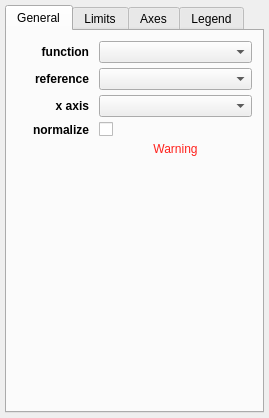
<?xml version="1.0" encoding="UTF-8"?>
<ui version="4.0">
 <class>Widget</class>
 <widget class="QWidget" name="Widget">
  <property name="geometry">
   <rect>
    <x>0</x>
    <y>0</y>
    <width>269</width>
    <height>418</height>
   </rect>
  </property>
  <property name="windowTitle">
   <string>1D Profile</string>
  </property>
  <layout class="QGridLayout" name="gridLayout_5">
   <property name="leftMargin">
    <number>5</number>
   </property>
   <property name="topMargin">
    <number>5</number>
   </property>
   <property name="rightMargin">
    <number>5</number>
   </property>
   <property name="bottomMargin">
    <number>5</number>
   </property>
   <property name="verticalSpacing">
    <number>5</number>
   </property>
   <item row="9" column="2">
    <widget class="QTabWidget" name="tab_widget">
     <property name="currentIndex">
      <number>0</number>
     </property>
     <widget class="QWidget" name="tab">
      <attribute name="title">
       <string>General</string>
      </attribute>
      <layout class="QGridLayout" name="gridLayout_2">
       <property name="leftMargin">
        <number>10</number>
       </property>
       <property name="topMargin">
        <number>10</number>
       </property>
       <property name="rightMargin">
        <number>10</number>
       </property>
       <property name="bottomMargin">
        <number>10</number>
       </property>
       <property name="horizontalSpacing">
        <number>10</number>
       </property>
       <property name="verticalSpacing">
        <number>5</number>
       </property>
       <item row="1" column="1" colspan="2">
        <widget class="QComboBox" name="combosel_reference_data">
         <property name="sizeAdjustPolicy">
          <enum>QComboBox::AdjustToMinimumContentsLength</enum>
         </property>
        </widget>
       </item>
       <item row="8" column="0">
        <spacer name="verticalSpacer_2">
         <property name="orientation">
          <enum>Qt::Vertical</enum>
         </property>
         <property name="sizeHint" stdset="0">
          <size>
           <width>20</width>
           <height>40</height>
          </size>
         </property>
        </spacer>
       </item>
       <item row="2" column="1" colspan="2">
        <widget class="QComboBox" name="combosel_x_att">
         <property name="sizeAdjustPolicy">
          <enum>QComboBox::AdjustToMinimumContentsLength</enum>
         </property>
        </widget>
       </item>
       <item row="7" column="1" colspan="2">
        <widget class="QLabel" name="text_warning">
         <property name="styleSheet">
          <string notr="true">color: rgb(255, 33, 28)</string>
         </property>
         <property name="text">
          <string>Warning</string>
         </property>
         <property name="alignment">
          <set>Qt::AlignCenter</set>
         </property>
         <property name="wordWrap">
          <bool>true</bool>
         </property>
        </widget>
       </item>
       <item row="6" column="0" colspan="3">
        <layout class="QVBoxLayout" name="layout_slices"/>
       </item>
       <item row="2" column="0">
        <widget class="QLabel" name="label_3">
         <property name="font">
          <font>
           <weight>75</weight>
           <bold>true</bold>
          </font>
         </property>
         <property name="text">
          <string>x axis</string>
         </property>
         <property name="alignment">
          <set>Qt::AlignRight|Qt::AlignTrailing|Qt::AlignVCenter</set>
         </property>
        </widget>
       </item>
       <item row="8" column="1" colspan="2">
        <spacer name="horizontalSpacer">
         <property name="orientation">
          <enum>Qt::Horizontal</enum>
         </property>
         <property name="sizeHint" stdset="0">
          <size>
           <width>40</width>
           <height>5</height>
          </size>
         </property>
        </spacer>
       </item>
       <item row="4" column="1">
        <widget class="QCheckBox" name="bool_normalize">
         <property name="text">
          <string/>
         </property>
        </widget>
       </item>
       <item row="0" column="1" colspan="2">
        <widget class="QComboBox" name="combosel_function"/>
       </item>
       <item row="4" column="0">
        <widget class="QLabel" name="label_7">
         <property name="font">
          <font>
           <weight>75</weight>
           <bold>true</bold>
          </font>
         </property>
         <property name="text">
          <string>normalize</string>
         </property>
         <property name="alignment">
          <set>Qt::AlignRight|Qt::AlignTrailing|Qt::AlignVCenter</set>
         </property>
        </widget>
       </item>
       <item row="1" column="0">
        <widget class="QLabel" name="label_6">
         <property name="font">
          <font>
           <weight>75</weight>
           <bold>true</bold>
          </font>
         </property>
         <property name="text">
          <string>reference</string>
         </property>
         <property name="alignment">
          <set>Qt::AlignRight|Qt::AlignTrailing|Qt::AlignVCenter</set>
         </property>
        </widget>
       </item>
       <item row="0" column="0">
        <widget class="QLabel" name="label">
         <property name="font">
          <font>
           <weight>75</weight>
           <bold>true</bold>
          </font>
         </property>
         <property name="text">
          <string>function</string>
         </property>
         <property name="alignment">
          <set>Qt::AlignRight|Qt::AlignTrailing|Qt::AlignVCenter</set>
         </property>
        </widget>
       </item>
      </layout>
     </widget>
     <widget class="QWidget" name="tab_2">
      <attribute name="title">
       <string>Limits</string>
      </attribute>
      <layout class="QGridLayout" name="gridLayout">
       <property name="leftMargin">
        <number>10</number>
       </property>
       <property name="topMargin">
        <number>10</number>
       </property>
       <property name="rightMargin">
        <number>10</number>
       </property>
       <property name="bottomMargin">
        <number>10</number>
       </property>
       <property name="horizontalSpacing">
        <number>10</number>
       </property>
       <property name="verticalSpacing">
        <number>5</number>
       </property>
       <item row="0" column="2">
        <widget class="QToolButton" name="button_flip_x">
         <property name="styleSheet">
          <string notr="true">padding: 0px</string>
         </property>
         <property name="text">
          <string>⇄</string>
         </property>
        </widget>
       </item>
       <item row="1" column="1">
        <widget class="QLineEdit" name="valuetext_y_min"/>
       </item>
       <item row="0" column="3">
        <widget class="QLineEdit" name="valuetext_x_max"/>
       </item>
       <item row="0" column="1">
        <widget class="QLineEdit" name="valuetext_x_min"/>
       </item>
       <item row="0" column="0">
        <widget class="QLabel" name="label_2">
         <property name="font">
          <font>
           <weight>75</weight>
           <bold>true</bold>
          </font>
         </property>
         <property name="text">
          <string>x axis</string>
         </property>
        </widget>
       </item>
       <item row="1" column="0">
        <widget class="QLabel" name="label_5">
         <property name="font">
          <font>
           <weight>75</weight>
           <bold>true</bold>
          </font>
         </property>
         <property name="text">
          <string>y axis</string>
         </property>
        </widget>
       </item>
       <item row="3" column="3">
        <spacer name="verticalSpacer">
         <property name="orientation">
          <enum>Qt::Vertical</enum>
         </property>
         <property name="sizeHint" stdset="0">
          <size>
           <width>20</width>
           <height>40</height>
          </size>
         </property>
        </spacer>
       </item>
       <item row="1" column="3">
        <widget class="QLineEdit" name="valuetext_y_max"/>
       </item>
       <item row="2" column="1" colspan="4">
        <spacer name="horizontalSpacer_2">
         <property name="orientation">
          <enum>Qt::Horizontal</enum>
         </property>
         <property name="sizeHint" stdset="0">
          <size>
           <width>40</width>
           <height>5</height>
          </size>
         </property>
        </spacer>
       </item>
       <item row="1" column="4">
        <widget class="QToolButton" name="bool_y_log">
         <property name="text">
          <string>log</string>
         </property>
         <property name="checkable">
          <bool>true</bool>
         </property>
        </widget>
       </item>
       <item row="0" column="4">
        <widget class="QToolButton" name="bool_x_log">
         <property name="text">
          <string>log</string>
         </property>
         <property name="checkable">
          <bool>true</bool>
         </property>
        </widget>
       </item>
      </layout>
      <zorder>bool_x_log</zorder>
      <zorder>valuetext_x_max</zorder>
      <zorder>button_flip_x</zorder>
      <zorder>valuetext_x_min</zorder>
      <zorder>valuetext_y_min</zorder>
      <zorder>valuetext_y_max</zorder>
      <zorder>bool_y_log</zorder>
      <zorder>label_2</zorder>
      <zorder>label_5</zorder>
      <zorder>verticalSpacer</zorder>
      <zorder>horizontalSpacer_2</zorder>
     </widget>
     <widget class="QWidget" name="tab_3">
      <attribute name="title">
       <string>Axes</string>
      </attribute>
      <layout class="QHBoxLayout" name="horizontalLayout">
       <property name="leftMargin">
        <number>5</number>
       </property>
       <property name="topMargin">
        <number>5</number>
       </property>
       <property name="rightMargin">
        <number>5</number>
       </property>
       <property name="bottomMargin">
        <number>5</number>
       </property>
       <item>
        <widget class="AxesEditorWidget" name="axes_editor" native="true"/>
       </item>
      </layout>
     </widget>
     <widget class="QWidget" name="tab_4">
      <attribute name="title">
       <string>Legend</string>
      </attribute>
      <layout class="QHBoxLayout" name="horizontalLayout">
       <property name="leftMargin">
        <number>5</number>
       </property>
       <property name="topMargin">
        <number>5</number>
       </property>
       <property name="rightMargin">
        <number>5</number>
       </property>
       <property name="bottomMargin">
        <number>5</number>
       </property>
       <item>
        <widget class="LegendEditorWidget" name="legend_editor" native="true"/>
       </item>
      </layout>
     </widget>
    </widget>
   </item>
  </layout>
 </widget>
 <layoutdefault spacing="6" margin="11"/>
 <customwidgets>
  <customwidget>
   <class>AxesEditorWidget</class>
   <extends>QWidget</extends>
   <header>glue.viewers.matplotlib.qt.axes_editor</header>
  </customwidget>
  <customwidget>
   <class>LegendEditorWidget</class>
   <extends>QWidget</extends>
   <header>glue.viewers.matplotlib.qt.legend_editor</header>
  </customwidget>
 </customwidgets>
 <resources/>
 <connections/>
</ui>
